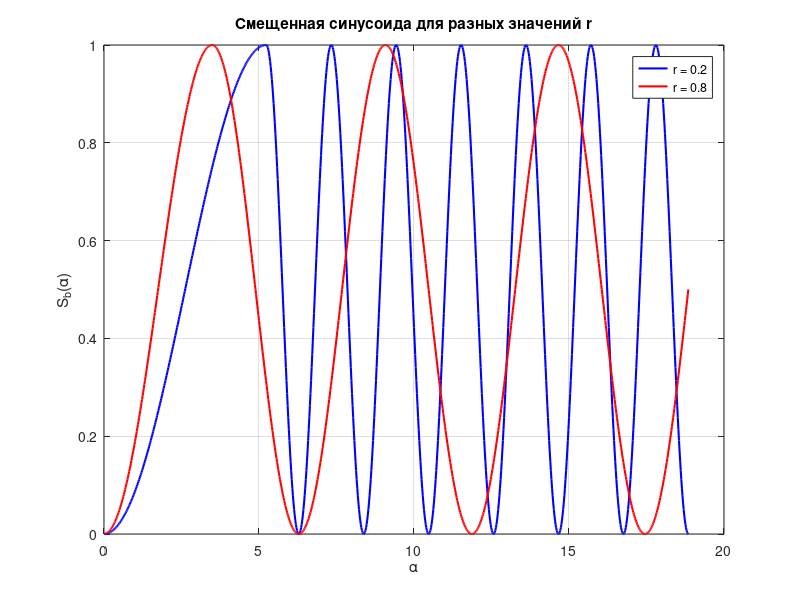

Here is the MATLAB script that generated this plot:
% Параметры
r1 = 0.2;
r2 = 0.8;
alpha = linspace(0, 6*pi, 1000); % Шаг для трёх периодов

% Определение смещенной синусоиды для r = 0.2
Sb1 = zeros(size(alpha));
for i = 1:length(alpha)
    if alpha(i) < 2*pi / (1 + r1)
        Sb1(i) = 0.5 * (1 - cos((1 + r1) / 2 * alpha(i)));
    else
        Sb1(i) = 0.5 * (1 - cos((1 + r1) / (2 * r1) * alpha(i) + (r1 - 1) / r1 * pi));
    end
end

% Определение смещенной синусоиды для r = 0.8
Sb2 = zeros(size(alpha));
for i = 1:length(alpha)
    if alpha(i) < 2*pi / (1 + r2)
        Sb2(i) = 0.5 * (1 - cos((1 + r2) / 2 * alpha(i)));
    else
        Sb2(i) = 0.5 * (1 - cos((1 + r2) / (2 * r2) * alpha(i) + (r2 - 1) / r2 * pi));
    end
end

% Построение графика
figure;
plot(alpha, Sb1, 'b', 'LineWidth', 1.5); hold on;
plot(alpha, Sb2, 'r', 'LineWidth', 1.5);
legend('r = 0.2', 'r = 0.8');
xlabel('\alpha');
ylabel('S_b(\alpha)');
title('Смещенная синусоида для разных значений r');
grid on;
